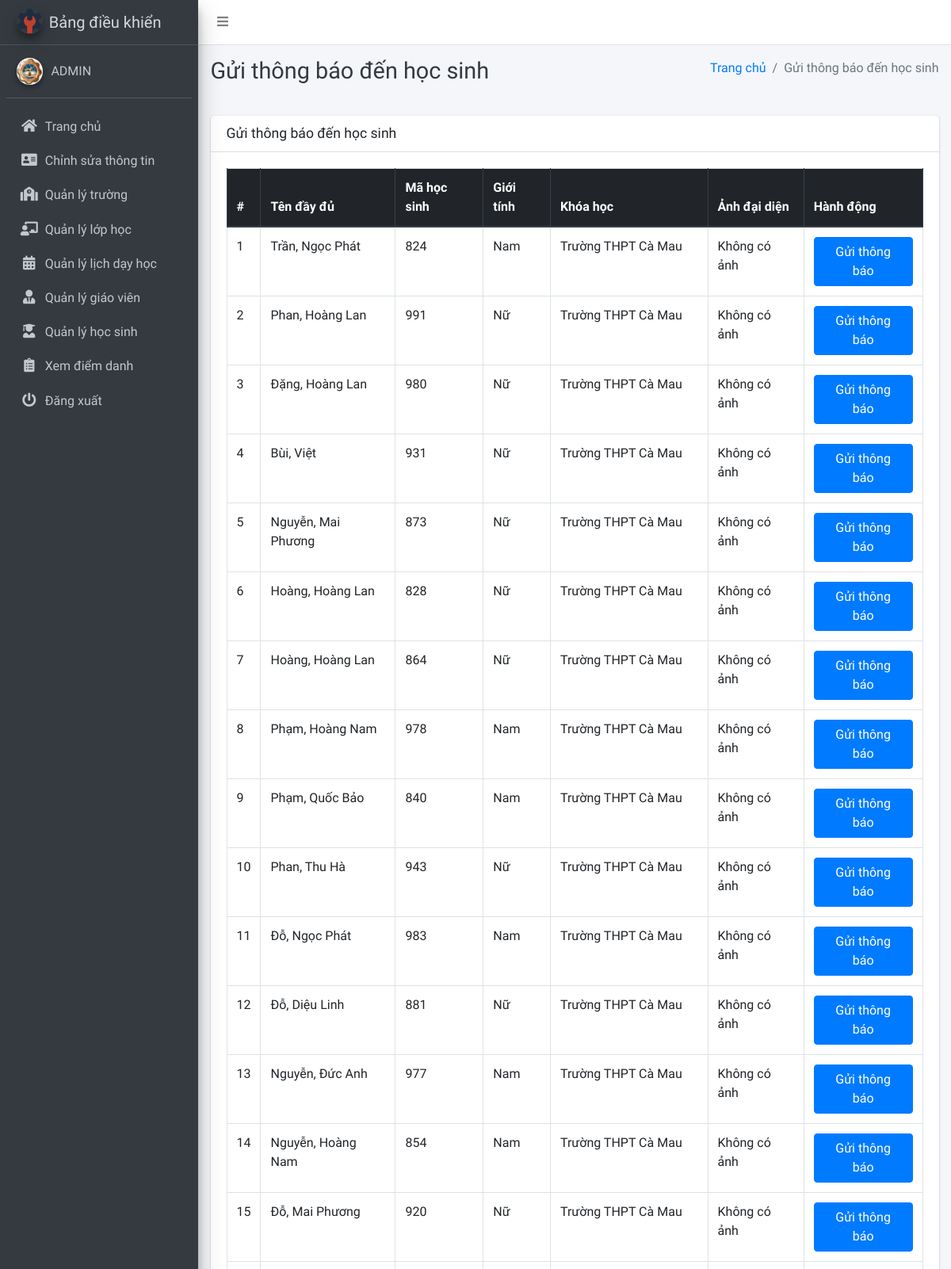
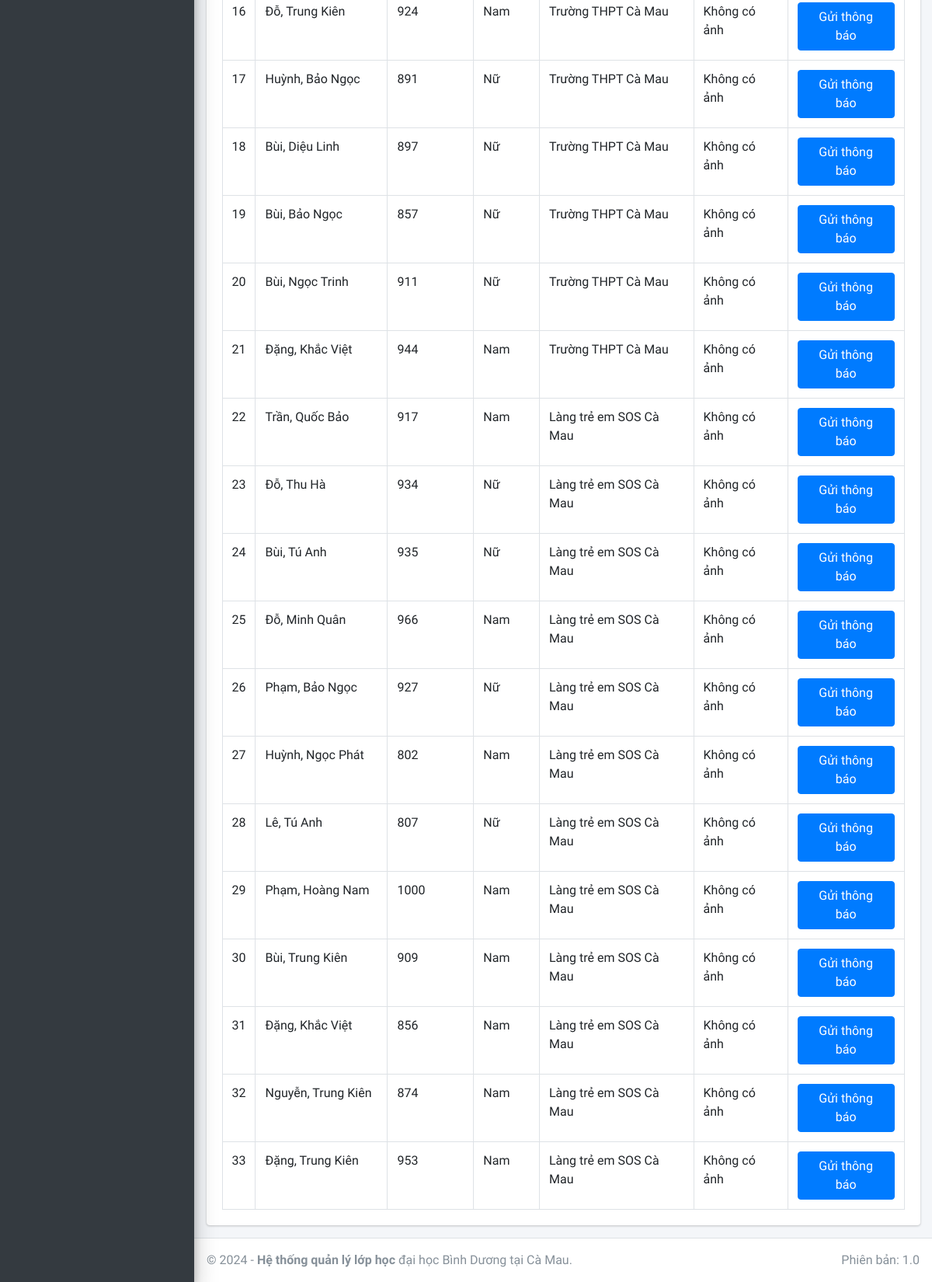
The page /admin_notify_student (signed in) on the database as committed earlier (2 pictures, top to bottom).
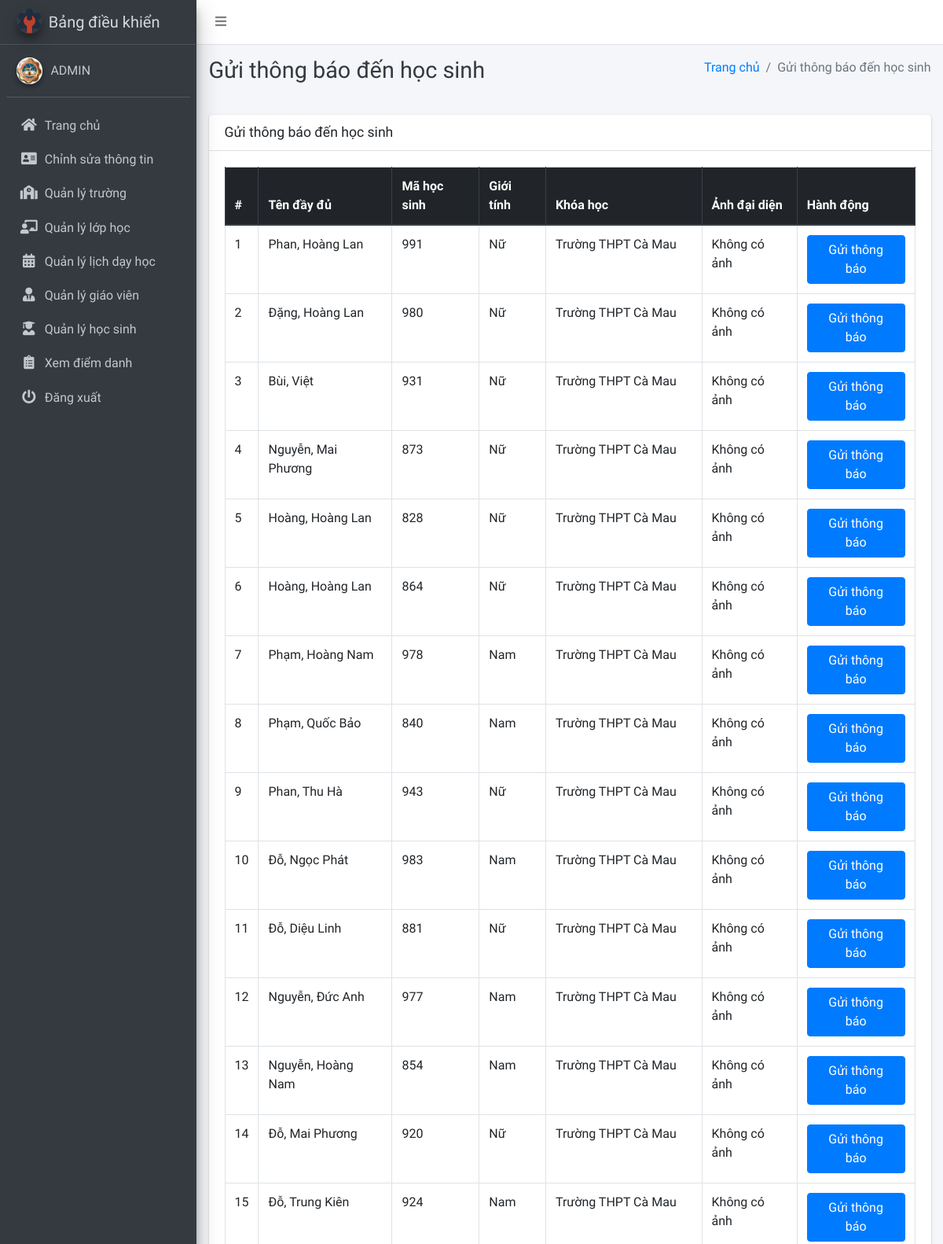
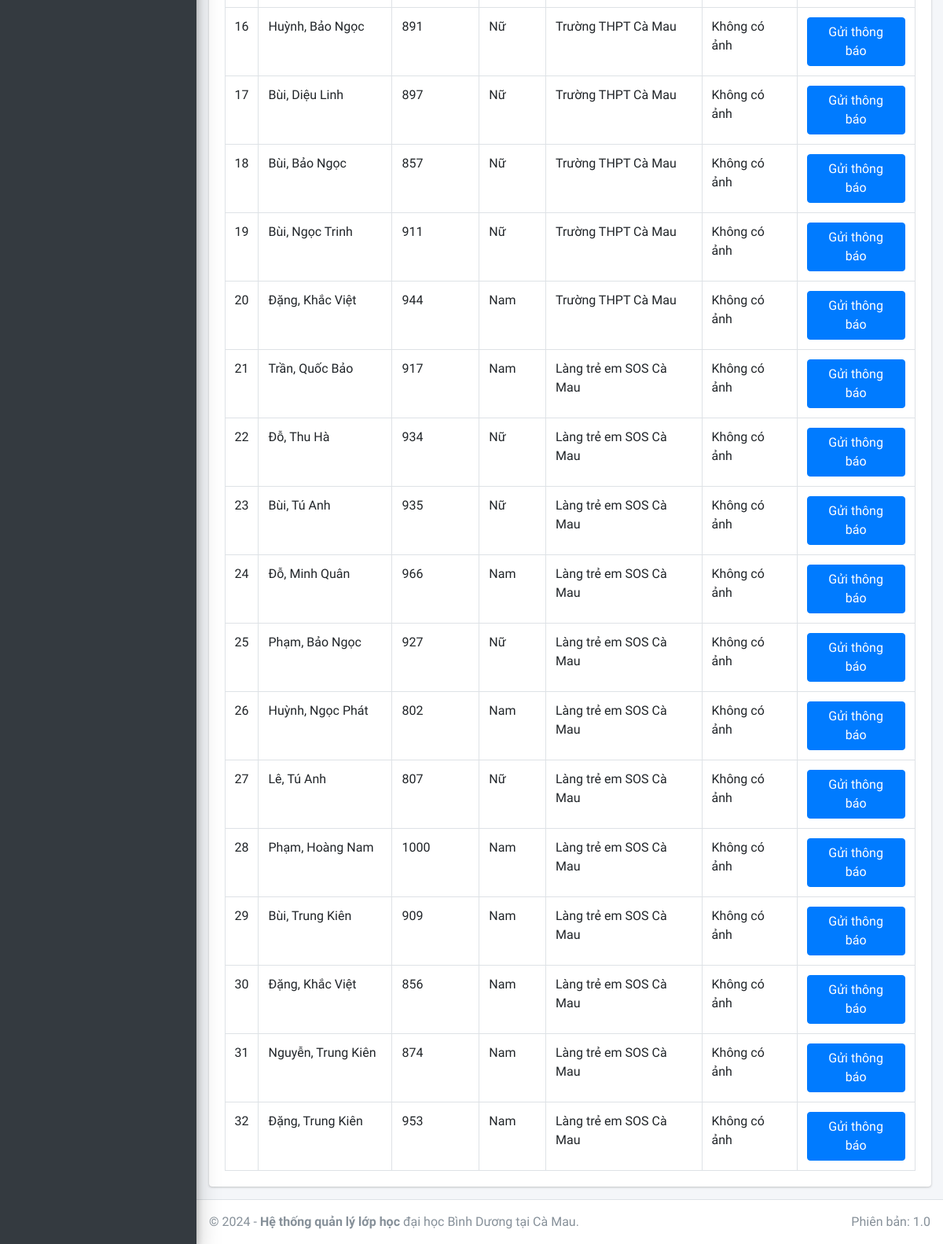
The same page on the database as committed later (2 pictures, top to bottom).
### main_app/models.py (models this page shows, shortened)
class CustomUser(AbstractUser):
    USER_TYPE = ((1, "HOD"), (2, "Staff"), (3, "Student"))
    GENDER = [("M", "Nam"), ("F", "Nữ")]
    username = None
    email = models.EmailField(unique=True, null=True, blank=True)
    student_id = models.CharField(max_length=20, unique=True, null=True, blank=True)
    user_type = models.CharField(default=1, choices=USER_TYPE, max_length=1)
    gender = models.CharField(max_length=1, choices=GENDER)
    profile_pic = models.ImageField(null=True, blank=True)
    address = models.TextField()
    qr_code = models.ImageField(
        upload_to="QR/", null=True, blank=True
    )  # Thêm trường lưu mã QR
    created_at = models.DateTimeField(auto_now_add=True)
    updated_at = models.DateTimeField(auto_now=True)
    USERNAME_FIELD = "student_id"  # Mặc định là student_id
    REQUIRED_FIELDS = []
    objects = CustomUserManager()

class Student(models.Model):
    admin = models.OneToOneField(CustomUser, on_delete=models.CASCADE)
    course = models.ForeignKey(Course, on_delete=models.CASCADE, null=True, blank=False)
    session = models.ForeignKey(Subject, on_delete=models.CASCADE, null=True) # TÊN lớp học

class Course(models.Model):
    name = models.CharField(max_length=120, null=True) #tên trường
    created_at = models.DateTimeField(auto_now_add=True)
    updated_at = models.DateTimeField(auto_now=True)

### main_app/hod_views.py (the view)
# urls.py: path("admin_notify_student", hod_views.admin_notify_student, name='admin_notify_student'),
def admin_notify_student(request):
    student = CustomUser.objects.filter(user_type=3)
    context = {"page_title": "Gửi thông báo đến học sinh", "students": student}
    return render(request, "hod_template/student_notification.html", context)

### main_app/templates/hod_template/student_notification.html (shortened to what this page needs)
{% extends 'main_app/base.html' %}
{% load static %}
{% block page_title %}{{page_title}}{% endblock page_title %}
{% block content %}
<section class="content">
    <div class="container-fluid">
        <div class="row">
            <div class="col-md-12">
                <div class="card">
                    <div class="card-header">
                        <h3 class="card-title">{{page_title}}</h3>
                    </div>
                    <div class="card-body">
                        <table id="example2" class="table table-bordered table-hover">
                            <thead class="thead-dark">
                                <tr>
                                    <th>#</th>
                                    <th>Tên đầy đủ</th>
                                    <th>Mã học sinh</th>
                                    <th>Giới tính</th>
                                    <th>Khóa học</th>
                                    <th>Ảnh đại diện</th>
                                    <th>Hành động</th>
                                </tr>
                            </thead>
                            <tbody>
                                {% for student in students %}
                                <tr>
                                    <td>{{ forloop.counter }}</td>
                                    <td>{{student.last_name}}, {{student.first_name}}</td>
                                    <td>{{student.student_id}}</td>
                                    <td>
                                        {% if student.gender == 'M' %}
                                        Nam
                                        {% elif student.gender == 'F' %}
                                        Nữ
                                        {% else %}
                                        Không xác định
                                        {% endif %}
                                    </td>
                                    <td>{{student.student.course.name}}</td>
                                    <td>
                                        {% if student.profile_pic == ""  %}
                                        Không có ảnh
                                        {% else %}
                                        <img class="img img-fluid mb-2" height="56" width="56"
                                            src="{{student.profile_pic}}" alt="">
                                        {% endif %}
                                    </td>
                                    <td><button data-toggle = "modal" data-target = "#myModal"class="btn btn-primary show_notification" value="{{student.id}}">Gửi thông báo</button>
                                    </td>
                                </tr>
                                {% endfor %}
                            </tbody>
                        </table>
                    </div>
                </div>
            </div>
        </div>
    </div>
</section>
{% endblock content %}

Rows that differ between the two databases and show on the page:
removed CustomUser: last_name "Trần", first_name "Ngọc Phát", student_id "824", gender "Nam", student.course.name "Trường THPT Cà Mau", profile_pic "Không có ảnh"
